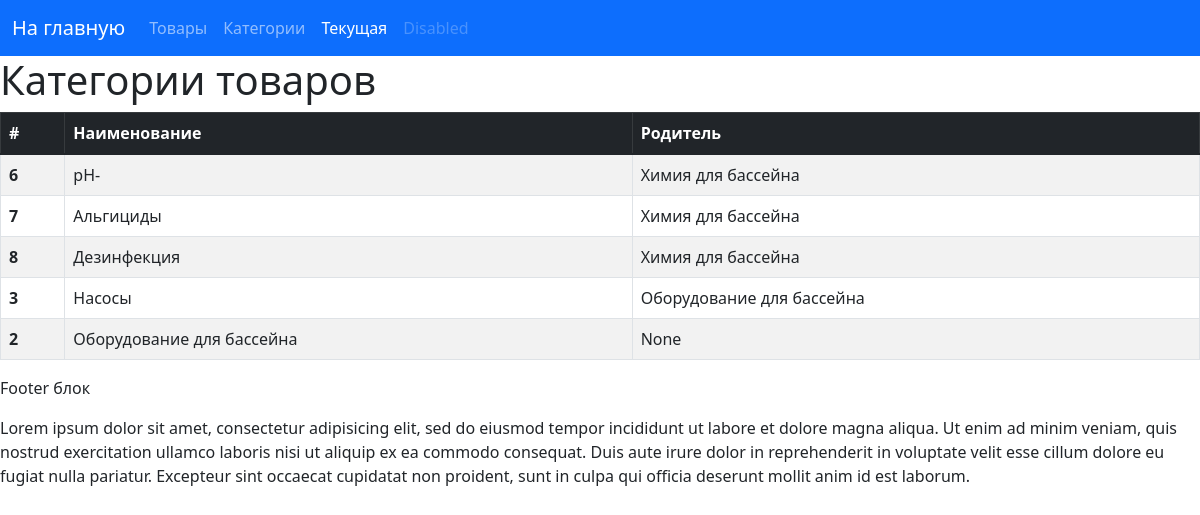
Page /products/categories/ on the committed database.
### products/models.py (models this page shows)
class ProductCategory(models.Model):
    name = models.CharField('Наименование', max_length=255, blank=False, null=False, default='Категория по умолчанию')
    is_active = models.BooleanField('Активный', default=True)
    parent = models.ForeignKey('self', blank=True, null=True, default='Категория по умолчанию',
                               on_delete=models.SET_DEFAULT, verbose_name='Родительская категория')
    def __str__(self):
        return f'{self.name}'
    class Meta:
        verbose_name = 'Категория товара'
        verbose_name_plural = 'Категории товара'

### products/views.py (the view)
# urls.py: path('categories/', ProductCategoryList.as_view(), name='all_categories_url'),
class ProductCategoryList(ListView):
    model = ProductCategory
    template_name = 'products/categories.html'
    context_object_name = 'categories'
    paginate_by = 5
    ordering = ['name']

### products/templates/products/categories.html (shortened to what this page needs)
{% extends 'base.html' %}
{% block content %}
    <h1>Категории товаров</h1>
    <table class="table table-bordered table-striped">
        <thead class="table-dark">
        <tr>
            <th scope="col">#</th>
            <th scope="col">Наименование</th>
            <th scope="col">Родитель</th>
        </tr>
        </thead>
        <tbody class="table-group-divider">
        {% for category in categories %}
            <tr>
                <th scope="row">{{ category.id }}</th>
                <td>{{ category.name }}</td>
                <td>{{ category.parent }}</td>
            </tr>
        {% endfor %}
        </tbody>
    </table>
{% endblock %}

### rows in the picture
ProductCategory: id "6", name "pH-", parent "Химия для бассейна"
ProductCategory: id "7", name "Альгициды", parent "Химия для бассейна"
ProductCategory: id "8", name "Дезинфекция", parent "Химия для бассейна"
ProductCategory: id "3", name "Насосы", parent "Оборудование для бассейна"
ProductCategory: id "2", name "Оборудование для бассейна", parent "None"
